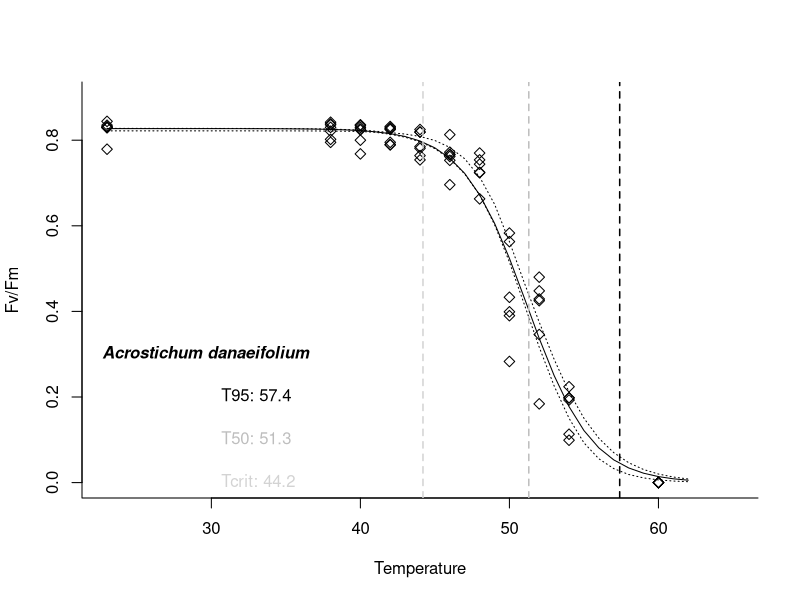
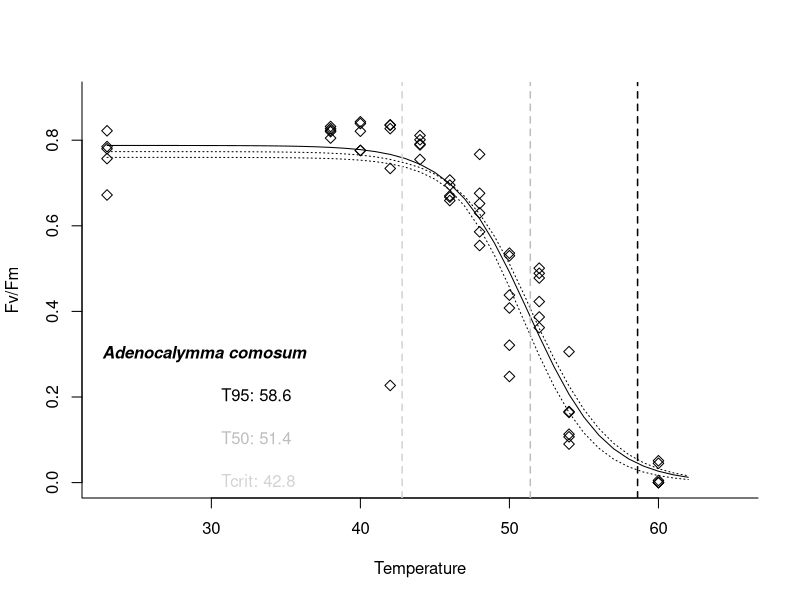
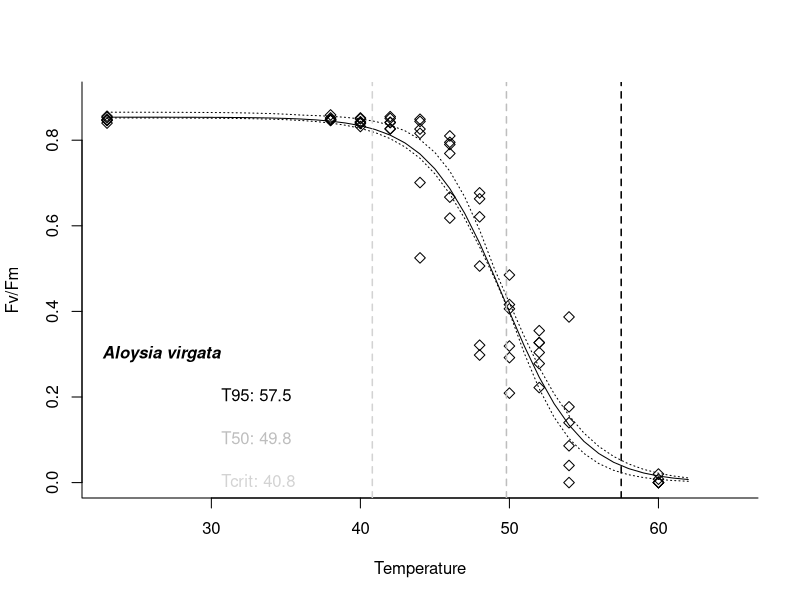
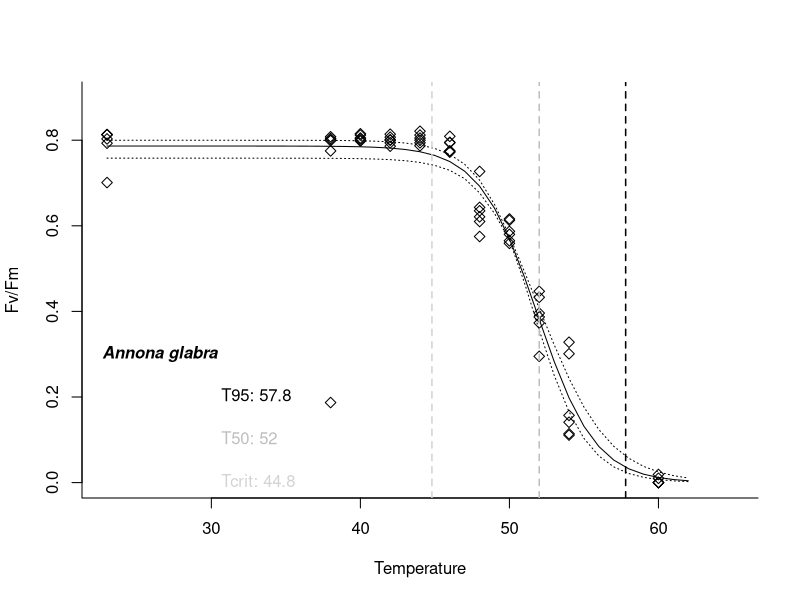
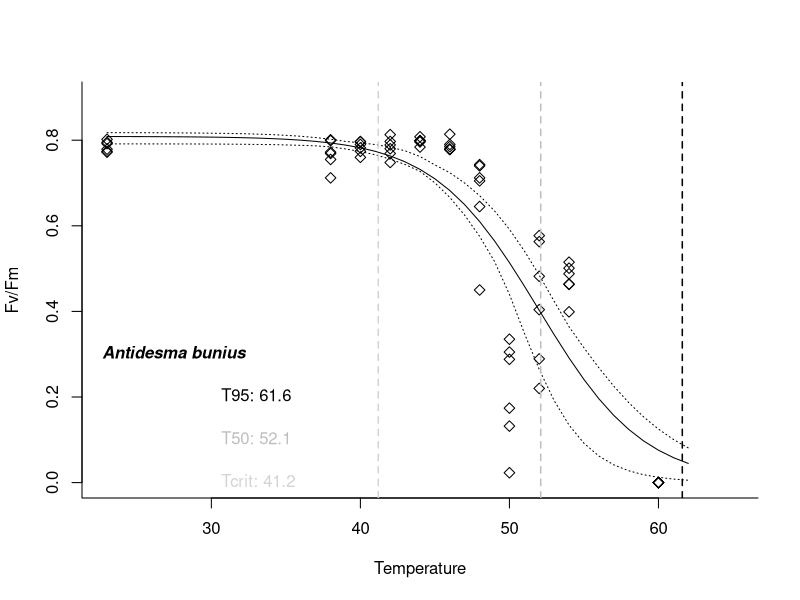
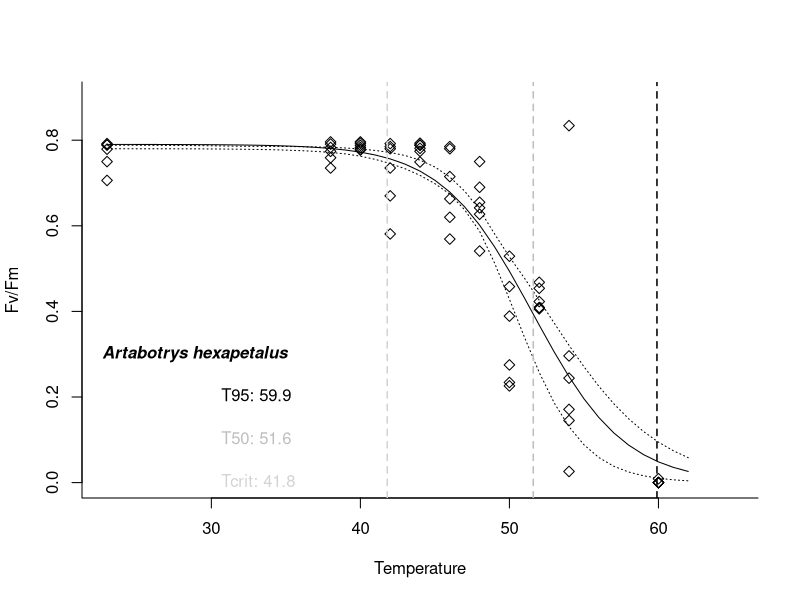
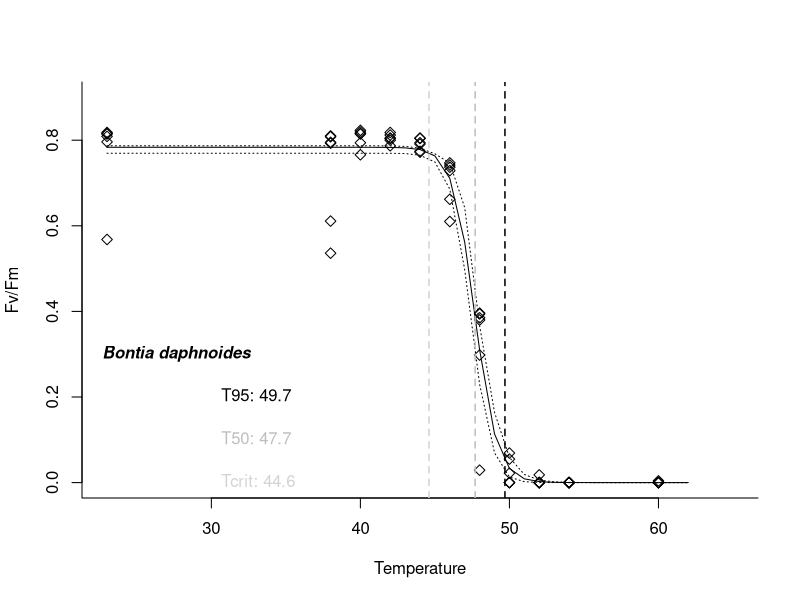
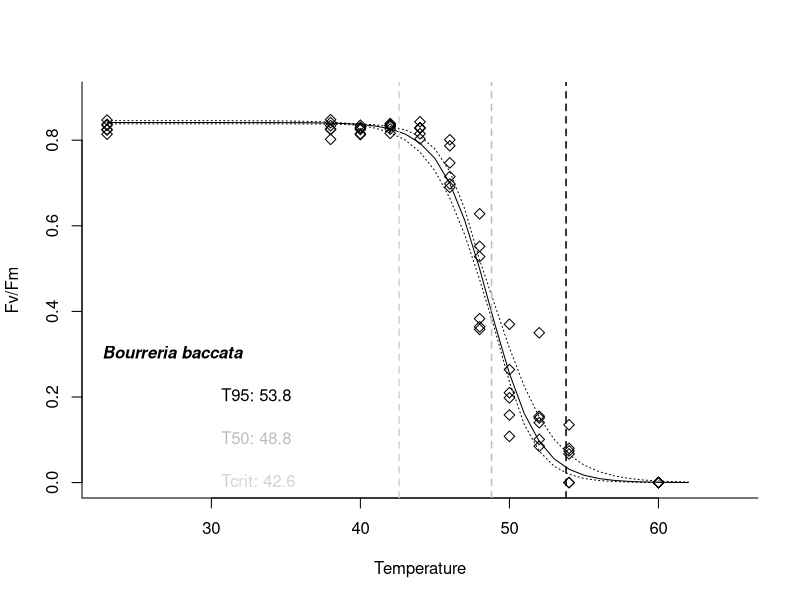

Reproduce these figures in R, in order.
#Thanks for checking out this code for estimating heat tolerances using variable fluorescence!
#Be sure to the read the Read.me.txt file.
#Below, the "psiiht" function can calculate heat tolerances of PSII heat tolerance. 
#For this function, define the the columns with the 1) Temperature & 2) FvFm variables, then the 3) control temperature, the 4) id/unique factor that you 
#want to estimate the heat tolerances for, 5) indicate if you want to make plots, 6) the number of bootsrap iterations for estimating heat tolerances

setwd("Your Directory Here/Heat_tolerance_function/")
library(car)
htdata=read.csv("Sample_FvFm_data.csv")
psiiht=function( Temperature, FvFm, control.temp, id, plot.est, boots){
  l1=list(control.temp=control.temp, plot.est=plot.est, boots=boots)
  attach(l1)
  HTdf=data.frame(Temperature=Temperature, FvFm=FvFm, id=id)
  
 return(do.call("rbind", by(HTdf, list(HTdf$id), function(df){
   Temperature=df[,which(colnames(df)=="Temperature")]
   FvFm=df[,which(colnames(df)=="FvFm")]
   id=df[,which(colnames(df)=="id")]
   #get parameter estimates for logistic decay model
   cof=coef(lm(logit(FvFm)~Temperature)) 
   #Fit a non linear least squares model to the FvFm and Temperature data
   HT.model <- nls(FvFm ~ theta1/(1 + exp(-(theta2 + theta3*Temperature))),  start=list(theta1 = .8, theta2 = cof[1], theta3 = cof[2]),
                   trace=F, control=list(maxiter=1000, tol=1e-3))
   
   #Use the parameter estimates (coef(HT.model)[#])from the HT.model to predict a new fit based on a heat treatments from 23-62 degrees celcius. Here, # = 1:3.
   y<-coef(HT.model)[1]/(1+exp(-(coef(HT.model)[2]+coef(HT.model)[3]*seq(23,62)))) 
   
   #Calculate half of the control Fv/Fm & a 95% reduction in FvFm with reference to control
   half=mean(na.omit(FvFm[which(Temperature==control.temp)]))/2  
   nine5=mean(na.omit(FvFm[which(Temperature==control.temp)]))*0.05  
   #95 Confidence Interval
   predict.boot=matrix(NA,40, boots)
   T95=T50=Tcrit=c()
   for(k in 1:boots){
     #print(k)
     srows <- sample(1:length(Temperature), length(Temperature),TRUE)
     
     if(class(try(nls(FvFm[srows] ~ theta1/(1 + exp(-(theta2 + theta3*Temperature[srows]))),  start=list(theta1 = .8, theta2 = cof[1], theta3 = cof[2]),
                      trace=F, control=list(maxiter=1000, tol=1e-3)), silent=T)[[1]])=="nlsModel")
     {HT.model2 <- nls(FvFm[srows] ~ theta1/(1 + exp(-(theta2 + theta3*Temperature[srows]))),  start=list(theta1 = .8, theta2 = cof[1], theta3 = cof[2]),
                       trace=F, control=list(maxiter=1000, tol=1e-6))
     predict.boot[,k]=coef(HT.model2)[1]/(1+exp(-(coef(HT.model2)[2]+coef(HT.model2)[3]*seq(23,62)))) 
     #Estimate T95
     T95[k]=(-log((coef(HT.model2)[1]/nine5)-1)-coef(HT.model2)[2])/coef(HT.model2)[3] 
     
     #Estimate T50
     T50[k]=(-log((coef(HT.model2)[[1]]/half)-1)-coef(HT.model2)[[2]])/coef(HT.model2)[[3]]
     T50k=(-log((coef(HT.model2)[[1]]/half)-1)-coef(HT.model2)[[2]])/coef(HT.model2)[[3]]
     #Use model to predict changes in FvFm & make new dataframe
     predict=data.frame(x=seq(23,62),y=coef(HT.model2)[1]/(1+exp(-(coef(HT.model2)[2]+coef(HT.model2)[3]*seq(23,62)))) ) #create a dataframe of predictions
     df1=cbind(predict[-1,], predict[-nrow(predict),])[,c(3,1,4,2)]
     #Use new dataframe to estimate the slope at between each 1-degree interval
     df1$slp=as.vector(apply(df1, 1, function(x) summary(lm((x[3:4]) ~ x[1:2])) [[4]][[2]] ))
     slp.at.tcrit=round(min(df1$slp), 3)*.15 #Determine where slope is 15% of max slope & round
     #Estimate the FvFm at which the slope is 15% of max slope & less than T50
     fvfv.at.tcrit=df1[which(abs(df1[which(df1[,1]<T50k),]$slp-slp.at.tcrit)==min(abs(df1[which(df1[,1]<T50k),]$slp-slp.at.tcrit))),][1,3]
     Tcrit[k]=(-log((coef(HT.model2)[[1]]/fvfv.at.tcrit)-1)-coef(HT.model2)[[2]])/coef(HT.model2)[[3]] # Estimate the temperatureat which the slope is 15% of max slope
     
     }else{(class(try(nls(FvFm ~ theta1/(1 + exp(-(theta2 + theta3*Temperature))),  start=list(theta1 = .8, theta2 = cof[1], theta3 = cof[2]),
                          data=data2[srows,], trace=F, control=list(maxiter=1000, tol=1e-3)), silent=T)[[1]])=="list")
       predict.boot[,k]=NA
       T95[k]=NA
       T50[k]=NA
       Tcrit[k]=NA }}
   
   FvFm.boot=t(apply(predict.boot, 1, function(x){quantile(x,c(0.025,0.975),na.rm=T)}))
   
   #Tcrit.ci=quantile(Tcrit,c(0.025,0.975),na.rm=T)
   T50.ci=quantile(T50,c(0.025,0.975),na.rm=T)
   #T95.ci=quantile(T95,c(0.025,0.975),na.rm=T)
   
   if(plot.est==T){ 
     plot(NULL, NULL,xlab="Temperature",ylab="Fv/Fm",xlim=c(23,65),ylim=c(0,0.9), bty="l", lty=2)
     text(22,0.3, pos=4, paste(unique(paste(id))), font=4)
     points(Temperature, FvFm, xlab="Temperature", ylab="Fv/Fm",xlim=c(23,65), ylim=c(0,0.85), bty="l", lty=2, pch=5,  col="black")
     lines(seq(23,62), y,lwd=1, col="black")
     if(boots>1){
     lines(seq(23,62), FvFm.boot[,1],lty=3, col="black")
     lines(seq(23,62), FvFm.boot[,2],lty=3, col="black")
     }
     text(30,0, paste('Tcrit:', round(mean(na.omit(Tcrit)),1)), pos=4,col="light gray")
     abline(v=round(mean(na.omit(Tcrit)),1), lty=2,lwd=1.5, col="light gray",  cex=0.8)
     text(30,.1, paste('T50:',round(mean(na.omit(T50)),1)), pos=4, col="gray")
     abline(v=round(mean(na.omit(T50)),1), lty=2,lwd=1.5, col="gray",cex=0.8)
     text(30,.2, paste('T95:',round(mean(na.omit(T95)),1)),pos=4, col="black")
     abline(v=round(mean(na.omit(T95)),1), lty=2,lwd=1.5, col="black", cex=0.8)
   }
   return(data.frame(id=(unique(id)), 
                     #Tcrit.lci=round(Tcrit.ci[[1]],1),
                     Tcrit.mn=round(mean(na.omit(Tcrit)),1),  
                     #Tcrit.uci=round(Tcrit.ci[[2]],1),
                     
                     #T50.lci=round(T50.ci[[1]],1),
                     T50.mn=round(mean(na.omit(T50)),1),  
                     #T50.uci=round(T50.ci[[2]],1),
                     
                     #T95.lci=round(T95.ci[[1]],1),
                     T95.mn=round(mean(na.omit(T95)),1)  
                     #T95.uci=round(T95.ci[[2]],1)))
   ))
 })))
  detach(l1)
 }
psiiht(Temperature=htdata$Temperature, FvFm=htdata$FvFm, control.temp=23, id=htdata$id, plot.est=T, boots=5)



